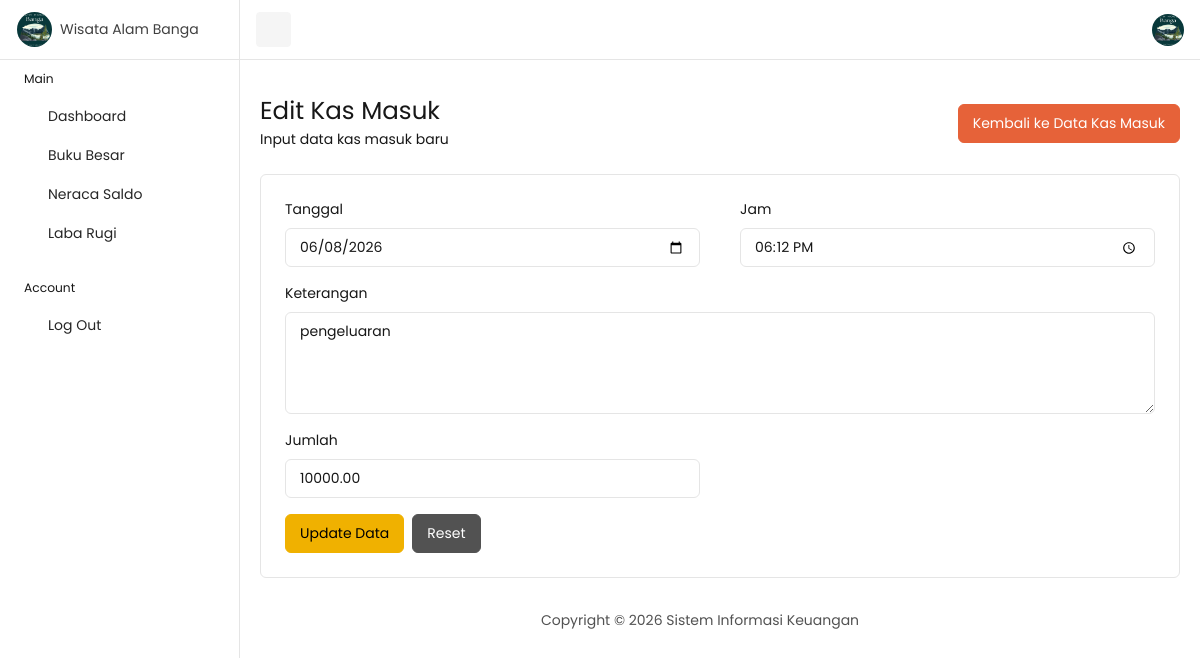
/kas-masuk/edit/3/, run on the app's committed database.
### keuangan/models.py (models this page shows, shortened)
class KasMasuk(models.Model):
    tanggal = models.DateField()
    jam = models.TimeField()
    keterangan = models.TextField()
    jumlah = models.DecimalField(
        max_digits=15,
        decimal_places=2
    )
    users = models.CharField(
        max_length=100
    )

### keuangan/views.py (the view, shortened to what this page needs)
def edit_kas_masuk(request, id):
    kas = get_object_or_404(
        KasMasuk,
        id=id
    )
    return render(
        request,
        'kas_masuk/edit.html',
        {
            'kas': kas
        }
    )

### templates/kas_masuk/edit.html (shortened to what this page needs)
{% extends 'base.html' %}
{% block content %}
<div class="row">
    <div class="col-12">
        <div class="d-flex flex-column flex-md-row justify-content-between align-items-md-center mb-4 gap-3">
            <div>
                <h1 class="fs-3 mb-1">Edit Kas Masuk</h1>
                <p class="mb-0">Input data kas masuk baru</p>
            </div>
        <div>
            <a href="{% url 'kas_masuk' %}" class="btn btn-primary">
                Kembali ke Data Kas Masuk
            </a>
        </div>
    </div>
</div>
</div>
<div class="row">
    <div class="col-12">
    <div class="card">
        <div class="card-body p-4">
            <form method="POST">
                <div class="row">
                    <div class="col-md-6 mb-3">
                        <label class="form-label">
                            Tanggal
                        </label>
                        <input
                            type="date"
                            name="tanggal"
                            class="form-control"
                            value="{{ kas.tanggal|date:'Y-m-d' }}"
                            required
                        >
                    </div>
                    <div class="col-md-6 mb-3">
                        <label class="form-label">
                            Jam
                        </label>
                        <input
                            type="time"
                            name="jam"
                            class="form-control"
                            value="{{ kas.jam|time:'H:i' }}"
                            required
                        >
                    </div>
                </div>
                <div class="mb-3">
                    <label class="form-label">
                        Keterangan
                    </label>
                    <textarea
                        name="keterangan"
                        class="form-control"
                        rows="4"
                        required
                    >{{ kas.keterangan }}</textarea>
                </div>
                <div class="row">
                    <div class="col-md-6 mb-3">
                        <label class="form-label">
                            Jumlah
                        </label>
                        <input
                            type="number"
                            name="jumlah"
                            class="form-control"
                            value="{{ kas.jumlah }}"
                            required
                        >
                </div>
                <div class="d-flex gap-2">
                <button
                    type="submit"
                    class="btn btn-warning">
                    Update Data
                </button>
                    <button
                        type="reset"
                        class="btn btn-secondary"
                    >
                        Reset
                    </button>
                </div>
            </form>
        </div>
    </div>
</div>
</div>
<div class="row">
    <div class="col-12">
        <footer class="text-center py-2 mt-4 text-secondary">
            <p class="mb-0">
                Copyright © 2026 Sistem Informasi Keuangan
            </p>
        </footer>
    </div>
</div>
{% endblock %}

### data on the page
KasMasuk: tanggal "06/08/2026", jam "18:12", keterangan "pengeluaran", jumlah "10000.00"
